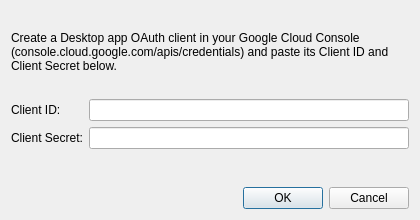
<?xml version="1.0" encoding="UTF-8"?>
<ui version="4.0">
 <class>OAuthCredentialsDialog</class>
 <widget class="QDialog" name="OAuthCredentialsDialog">
  <property name="geometry">
   <rect>
    <x>0</x>
    <y>0</y>
    <width>420</width>
    <height>220</height>
   </rect>
  </property>
  <property name="windowTitle">
   <string>Google Account Setup</string>
  </property>
  <layout class="QVBoxLayout" name="verticalLayout">
   <item>
    <widget class="QLabel" name="explanationLabel">
     <property name="text">
      <string>Create a Desktop app OAuth client in your Google Cloud Console (console.cloud.google.com/apis/credentials) and paste its Client ID and Client Secret below.</string>
     </property>
     <property name="wordWrap">
      <bool>true</bool>
     </property>
    </widget>
   </item>
   <item>
    <layout class="QFormLayout" name="formLayout">
     <item row="0" column="0">
      <widget class="QLabel" name="clientIdLabel">
       <property name="text">
        <string>Client ID:</string>
       </property>
      </widget>
     </item>
     <item row="0" column="1">
      <widget class="QLineEdit" name="clientIdEdit"/>
     </item>
     <item row="1" column="0">
      <widget class="QLabel" name="clientSecretLabel">
       <property name="text">
        <string>Client Secret:</string>
       </property>
      </widget>
     </item>
     <item row="1" column="1">
      <widget class="QLineEdit" name="clientSecretEdit">
       <property name="echoMode">
        <enum>QLineEdit::Password</enum>
       </property>
      </widget>
     </item>
    </layout>
   </item>
   <item>
    <widget class="QDialogButtonBox" name="buttonBox">
     <property name="orientation">
      <enum>Qt::Horizontal</enum>
     </property>
     <property name="standardButtons">
      <set>QDialogButtonBox::Cancel|QDialogButtonBox::Ok</set>
     </property>
    </widget>
   </item>
  </layout>
 </widget>
 <resources/>
 <connections>
  <connection>
   <sender>buttonBox</sender>
   <signal>accepted()</signal>
   <receiver>OAuthCredentialsDialog</receiver>
   <slot>accept()</slot>
  </connection>
  <connection>
   <sender>buttonBox</sender>
   <signal>rejected()</signal>
   <receiver>OAuthCredentialsDialog</receiver>
   <slot>reject()</slot>
  </connection>
 </connections>
</ui>
